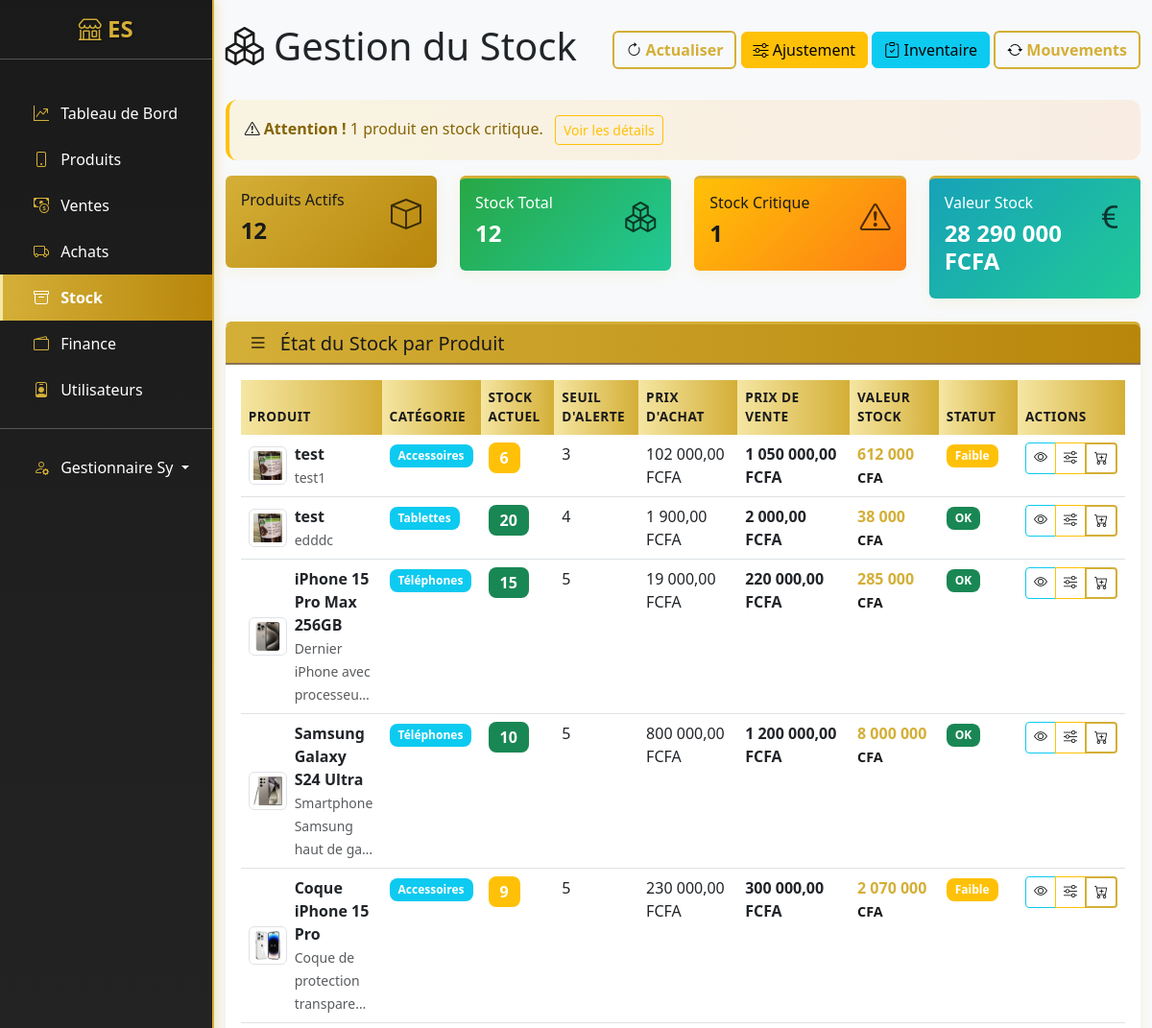
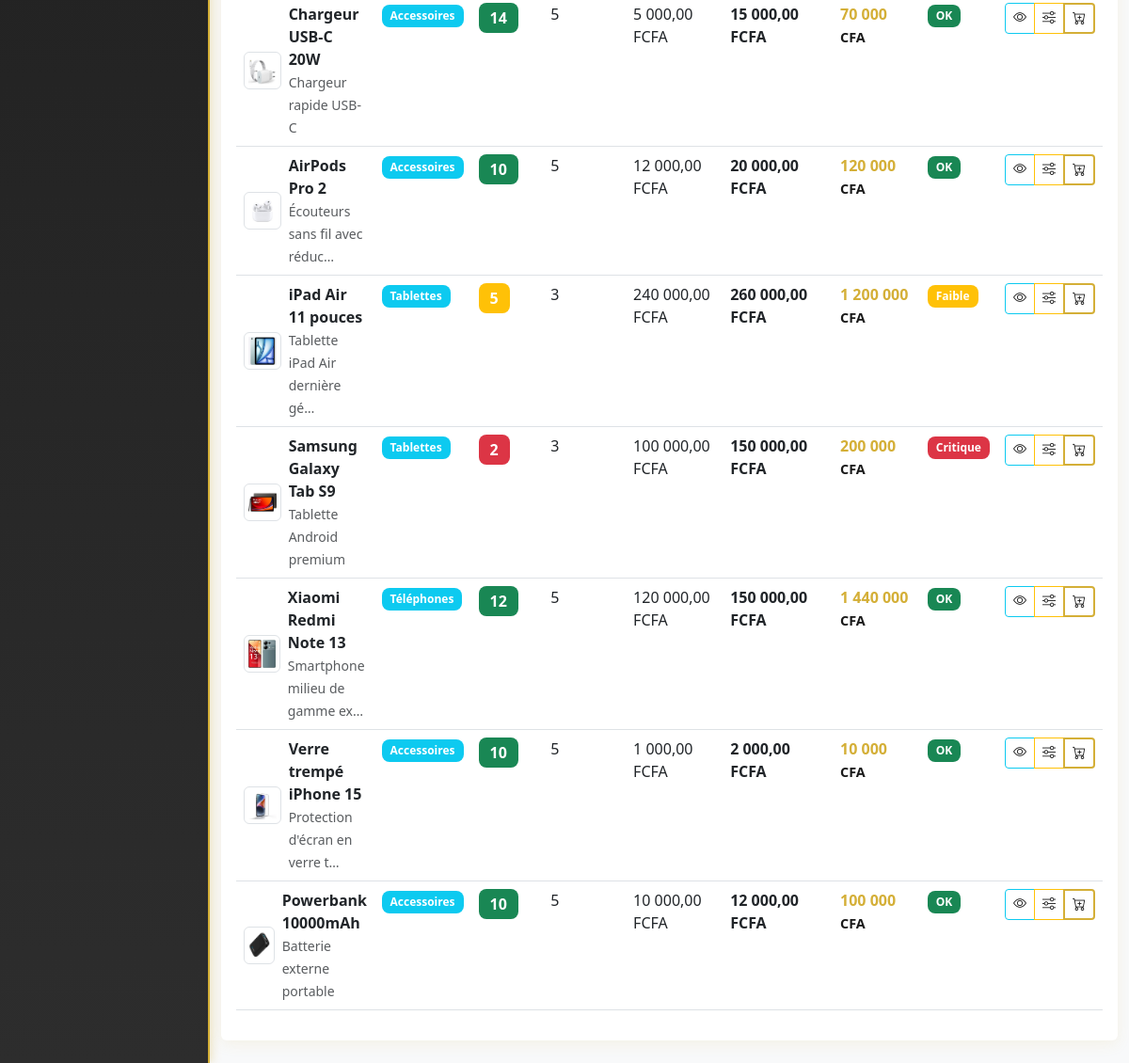
Page /stock/ (signed in) on the committed database (2 pictures, top to bottom).
### apps/users/models.py (models this page shows, shortened)
class User(AbstractUser):
    ROLE_CHOICES = [
        ('admin', 'Administrateur'),
        ('manager', 'Gestionnaire'),
        ('cashier', 'Caissier'),
    ]
    email = models.EmailField(unique=True)
    telephone = models.CharField(max_length=15, blank=True)
    role = models.CharField(max_length=20, choices=ROLE_CHOICES, default='Administrateur')
    date_creation = models.DateTimeField(auto_now_add=True)
    USERNAME_FIELD = 'username'
    REQUIRED_FIELDS = ['email']
    class Meta:
        verbose_name = "Utilisateur"
        verbose_name_plural = "Utilisateurs"

### apps/produits/models.py (models this page shows, shortened)
class Produit(models.Model):
    nom = models.CharField(max_length=200)
    slug = models.SlugField(unique=True, blank=True)
    categorie = models.ForeignKey(Categorie, on_delete=models.CASCADE, related_name='produits')
    description = models.TextField(blank=True)
    prix_achat = models.DecimalField(max_digits=10, decimal_places=2, default=0)
    prix_vente = models.DecimalField(max_digits=10, decimal_places=2)
    quantite_stock = models.PositiveIntegerField(default=0)
    seuil_alerte = models.PositiveIntegerField(default=5, help_text="Quantité minimum avant alerte")
    date_ajout = models.DateTimeField(auto_now_add=True)
    image = models.ImageField(upload_to='produits/', blank=True, null=True)
    actif = models.BooleanField(default=True)
    class Meta:
        verbose_name = "Produit"
        verbose_name_plural = "Produits"
        ordering = ['-date_ajout']
    @property
    def stock_critique(self):
        return self.quantite_stock <= self.seuil_alerte

class Categorie(models.Model):
    nom = models.CharField(max_length=100, unique=True)
    description = models.TextField(blank=True)
    date_creation = models.DateTimeField(auto_now_add=True)
    class Meta:
        verbose_name = "Catégorie"
        verbose_name_plural = "Catégories"
        ordering = ['nom']

### apps/stock/views.py (the view)
# urls.py: path('', views.StockListView.as_view(), name='list'),
class StockListView(LoginRequiredMixin, ListView):
    model = Produit
    template_name = 'stock/list.html'
    context_object_name = 'produits'
    paginate_by = 20
    def get_queryset(self):
        queryset = Produit.objects.filter(actif=True).select_related('categorie')
        query = self.request.GET.get('q')
        if query:
            queryset = queryset.filter(
                Q(nom__icontains=query) |
                Q(description__icontains=query) |
                Q(categorie__nom__icontains=query)
            )
        categorie_id = self.request.GET.get('categorie')
        if categorie_id:
            queryset = queryset.filter(categorie_id=categorie_id)
        return queryset
    def get_context_data(self, **kwargs):
        context = super().get_context_data(**kwargs)
        context['stock_critique'] = Produit.objects.filter(
            actif=True, quantite_stock__lte=F('seuil_alerte')
        )
        valeur_stock = Produit.objects.filter(actif=True).aggregate(
            total=Sum(F('quantite_stock') * F('prix_vente'))
        )['total'] or 0
        context['valeur_stock'] = valeur_stock
        return context

### templates/stock/list.html (shortened to what this page needs)
{% extends 'base.html' %}
{% load math_filters %}
{% load humanize %}
{% block content %}
<div class="d-flex justify-content-between align-items-center mb-4">
    <h1><i class="bi bi-boxes"></i> Gestion du Stock</h1>
    <div>
        <button class="btn btn-outline-primary" onclick="location.reload()">
            <i class="bi bi-arrow-clockwise"></i> Actualiser
        </button>
        {% if user.role in 'admin,manager' %}
        <a href="{% url 'stock:ajustement' %}" class="btn btn-warning">
            <i class="bi bi-sliders" style="color: black;"></i> Ajustement
        </a>
        <a href="{% url 'stock:inventaire_create' %}" class="btn btn-info">
            <i class="bi bi-clipboard-check" style="color: black;"></i> Inventaire
        </a>
        {% endif %}
        <a href="{% url 'stock:mouvements' %}" class="btn btn-outline-primary">
            <i class="bi bi-arrow-repeat" style="color: black;"></i> Mouvements
        </a>
    </div>
</div>
{% if stock_critique %}
<div class="alert alert-warning">
    <i class="bi bi-exclamation-triangle"></i>
    <strong>Attention !</strong> {{ stock_critique.count }} produit{{ stock_critique.count|pluralize }} en stock critique.
    <button class="btn btn-sm btn-outline-warning ms-2" type="button" data-bs-toggle="collapse" data-bs-target="#stockCritique">
        Voir les détails
    </button>
</div>
{% endif %}
<div class="row mb-4">
    <div class="col-md-3">
        <div class="card bg-primary text-white">
            <div class="card-body">
                <div class="d-flex justify-content-between">
                    <div>
                        <h6>Produits Actifs</h6>
                        <h4 style="font-weight: 900;">{{ produits.count }}</h4>
                    </div>
                    <i class="bi bi-box" style="font-size: 2rem; opacity: 0.7; color: black;"></i>
                </div>
            </div>
        </div>
    </div>
    <div class="col-md-3">
        <div class="card bg-success text-white">
            <div class="card-body">
                <div class="d-flex justify-content-between">
                    <div>
                        <h6>Stock Total</h6>
                        <h4 style="font-weight: 900;">{{ produits|length }}</h4>
                    </div>
                    <i class="bi bi-boxes" style="font-size: 2rem; opacity: 0.7; color: black;"></i>
                </div>
            </div>
        </div>
    </div>
    <div class="col-md-3">
        <div class="card bg-warning text-dark">
            <div class="card-body">
                <div class="d-flex justify-content-between">
                    <div>
                        <h6>Stock Critique</h6>
                        <h4 style="font-weight: 900;">{{ stock_critique.count|default:0 }}</h4>
                    </div>
                    <i class="bi bi-exclamation-triangle" style="font-size: 2rem; opacity: 0.7; color: black;"></i>
                </div>
            </div>
        </div>
    </div>
    <div class="col-md-3">
        <div class="card bg-info text-white">
            <div class="card-body">
                <div class="d-flex justify-content-between">
                    <div>
                        <h6>Valeur Stock</h6>
                        <h4 style="font-weight: 900;">{{ valeur_stock|default:"0"|floatformat:0|intcomma }} FCFA</h4>
                    </div>
                    <i class="bi bi-currency-euro" style="font-size: 2rem; opacity: 0.7; color: black;"></i>
                </div>
            </div>
        </div>
    </div>
</div>
<div class="card">
    <div class="card-header">
        <h5 class="card-title mb-0">
            <i class="bi bi-list p-2" style="color: black;"></i> État du Stock par Produit
        </h5>
    </div>
    <div class="card-body">
        <div class="table-responsive">
            <table class="table table-hover">
                <thead>
                    <tr>
                        <th>Produit</th>
                        <th>Catégorie</th>
                        <th>Stock Actuel</th>
                        <th>Seuil d'Alerte</th>
                        <th>Prix d'Achat</th>
                        <th>Prix de Vente</th>
                        <th>Valeur Stock</th>
                        <th>Statut</th>
                        <th>Actions</th>
                    </tr>
                </thead>
                <tbody>
                    {% for produit in produits %}
                    <tr>
                        <td>
                            <div class="d-flex align-items-center">
                                {% if produit.image %}
                                <img src="{{ produit.image.url }}" alt="{{ produit.nom }}" class="img-thumbnail me-2" style="width: 40px; height: 40px; object-fit: cover;">
                                {% endif %}
                                <div>
                                    <strong>{{ produit.nom }}</strong>
                                    {% if produit.description %}
                                    <br><small class="text-muted">{{ produit.description|truncatechars:30 }}</small>
                                    {% endif %}
                                </div>
                            </div>
                        </td>
                        <td>
                            <span class="badge bg-info">{{ produit.categorie.nom }}</span>
                        </td>
                        <td>
                            <span class="badge {% if produit.stock_critique %}bg-danger{% elif produit.quantite_stock < 10 %}bg-warning{% else %}bg-success{% endif %} fs-6">
                                {{ produit.quantite_stock }}
                            </span>
                        </td>
                        <td>{{ produit.seuil_alerte }}</td>
                        <td>{{ produit.prix_achat|intcomma }} FCFA</td>
                        <td><strong>{{ produit.prix_vente|intcomma }} FCFA</strong></td>
                        <td>
                            {% load math_filters %}
                            <strong class="montant-cfa">{{ produit.prix_achat|mul:produit.quantite_stock|floatformat:0|intcomma }}</strong>
                        </td>
                        <td>
                            {% if produit.stock_critique %}
                            <span class="badge bg-danger">Critique</span>
                            {% elif produit.quantite_stock < 10 %}
                            <span class="badge bg-warning">Faible</span>
                            {% else %}
                            <span class="badge bg-success">OK</span>
                            {% endif %}
                        </td>
                        <td>
                            <div class="btn-group btn-group-sm">
                                <a href="{% url 'produits:detail' produit.slug %}" class="btn btn-outline-info" title="Voir">
                                    <i class="bi bi-eye"></i>
                                </a>
                                {% if user.role in 'admin,manager' %}
                                <a href="{% url 'stock:ajustement' %}?produit={{ produit.id }}" class="btn btn-outline-warning" title="Ajuster">
                                    <i class="bi bi-sliders"></i>
                                </a>
                                <a href="{% url 'achats:create' %}?produit={{ produit.id }}" class="btn btn-outline-primary" title="Commander">
                                    <i class="bi bi-cart-plus"></i>
                                </a>
                                {% endif %}
                            </div>
                        </td>
                    </tr>
                    {% endfor %}
                </tbody>
            </table>
        </div>
    </div>
</div>
{% endblock %}

### templates/base.html (shortened to what this page needs)
<!DOCTYPE html>
<html lang="fr">
<head>
    <link href="https://cdn.jsdelivr.net/npm/bootstrap@5.3.0/dist/css/bootstrap.min.css" rel="stylesheet">
    <link rel="stylesheet" href="https://cdn.jsdelivr.net/npm/bootstrap-icons@1.11.0/font/bootstrap-icons.css">
    {% load static %}
    <link rel="stylesheet" href="{% static 'css/custom.css' %}">
</head>
<body>
    <div id="wrapper">
        <div class="d-md-flex">
            <nav id="sidebar" class="text-white collapse d-md-block" style="width: 250px; min-height: 100vh;">
                <div class="position-sticky">
                    <div class="py-3">
                        <h4 class="text-center">
                            <i class="logo bi-shop"></i> ES
                        </h4>
                        <hr>
                    </div>
                    <div class="nav flex-column">
                        <a href="{% url 'dashboard:index' %}" class="nav-link text-white {% if request.resolver_match.app_name == 'dashboard' %}active{% endif %}">
                            <i class="logo bi-graph-up-arrow px-2"></i> Tableau de Bord
                        </a>
                        <a href="{% url 'produits:list' %}" class="nav-link text-white {% if request.resolver_match.app_name == 'produits' %}active{% endif %}">
                            <i class="logo bi-phone px-2"></i> Produits
                        </a>
                        <a href="{% url 'ventes:list' %}" class="nav-link text-white {% if request.resolver_match.app_name == 'ventes' %}active{% endif %}">
                            <i class="logo bi-cash-coin px-2"></i> Ventes
                        </a>
                        <a href="{% url 'achats:list' %}" class="nav-link text-white {% if request.resolver_match.app_name == 'achats' %}active{% endif %}">
                            <i class="logo bi-truck px-2"></i> Achats
                        </a>
                        <a href="{% url 'stock:list' %}" class="nav-link text-white {% if request.resolver_match.app_name == 'stock' %}active{% endif %}">
                            <i class="logo bi-archive px-2"></i> Stock
                        </a>
                        <a href="{% url 'finance:overview' %}" class="nav-link text-white {% if request.resolver_match.app_name == 'finance' %}active{% endif %}">
                            <i class="logo bi-wallet2 px-2"></i> Finance
                        </a>
                        {% if user.role in 'admin,manager' %}
                        <a href="{% url 'users:user_list' %}" class="nav-link text-white {% if request.resolver_match.app_name == 'users' %}active{% endif %}">
                            <i class="logo bi-person-badge px-2"></i> Utilisateurs
                        </a>
                        {% endif %}
                        <hr>
                        <div class="dropdown">
                            <a class="nav-link text-white dropdown-toggle" href="#" role="button" data-bs-toggle="dropdown">
                                <i class="logo bi-person-gear px-2"></i> {{ user.get_full_name|default:user.username }}
                            </a>
                        </div>
                    </div>
                </div>
            </nav>
            <main class="flex-fill">
                <div class="container-fluid py-4">
                    {% block content %}{% endblock %}
                </div>
            </main>
        </div>
    </div>
    {% load static %}
</body>
</html>

### rows in the picture
User: get_full_name "Gestionnaire Sy"
Produit: image (picture), nom "test", description "test1", categorie.nom "Accessoires", quantite_stock "6", seuil_alerte "3", prix_achat "102 000,00", prix_vente "1 050 000,00", prix_achat|mul "612 000", shows "Faible"
Produit: image (picture), nom "test", description "edddc", categorie.nom "Tablettes", quantite_stock "20", seuil_alerte "4", prix_achat "1 900,00", prix_vente "2 000,00", prix_achat|mul "38 000", shows "OK"
Produit: image (picture), nom "iPhone 15 Pro Max 256GB", description "Dernier iPhone avec processeu…", categorie.nom "Téléphones", quantite_stock "15", seuil_alerte "5", prix_achat "19 000,00", prix_vente "220 000,00", prix_achat|mul "285 000", shows "OK"
Produit: image (picture), nom "Samsung Galaxy S24 Ultra", description "Smartphone Samsung haut de ga…", categorie.nom "Téléphones", quantite_stock "10", seuil_alerte "5", prix_achat "800 000,00", prix_vente "1 200 000,00", prix_achat|mul "8 000 000", shows "OK"
Produit: image (picture), nom "Coque iPhone 15 Pro", description "Coque de protection transpare…", categorie.nom "Accessoires", quantite_stock "9", seuil_alerte "5", prix_achat "230 000,00", prix_vente "300 000,00", prix_achat|mul "2 070 000", shows "Faible"
Produit: image (picture), nom "Chargeur USB-C 20W", description "Chargeur rapide USB-C", categorie.nom "Accessoires", quantite_stock "14", seuil_alerte "5", prix_achat "5 000,00", prix_vente "15 000,00", prix_achat|mul "70 000", shows "OK"
Produit: image (picture), nom "AirPods Pro 2", description "Écouteurs sans fil avec réduc…", categorie.nom "Accessoires", quantite_stock "10", seuil_alerte "5", prix_achat "12 000,00", prix_vente "20 000,00", prix_achat|mul "120 000", shows "OK"
Produit: image (picture), nom "iPad Air 11 pouces", description "Tablette iPad Air dernière gé…", categorie.nom "Tablettes", quantite_stock "5", seuil_alerte "3", prix_achat "240 000,00", prix_vente "260 000,00", prix_achat|mul "1 200 000", shows "Faible"
Produit: image (picture), nom "Samsung Galaxy Tab S9", description "Tablette Android premium", categorie.nom "Tablettes", quantite_stock "2", seuil_alerte "3", prix_achat "100 000,00", prix_vente "150 000,00", prix_achat|mul "200 000", shows "Critique"
Produit: image (picture), nom "Xiaomi Redmi Note 13", description "Smartphone milieu de gamme ex…", categorie.nom "Téléphones", quantite_stock "12", seuil_alerte "5", prix_achat "120 000,00", prix_vente "150 000,00", prix_achat|mul "1 440 000", shows "OK"
Produit: image (picture), nom "Verre trempé iPhone 15", description "Protection d'écran en verre t…", categorie.nom "Accessoires", quantite_stock "10", seuil_alerte "5", prix_achat "1 000,00", prix_vente "2 000,00", prix_achat|mul "10 000", shows "OK"
Produit: image (picture), nom "Powerbank 10000mAh", description "Batterie externe portable", categorie.nom "Accessoires", quantite_stock "10", seuil_alerte "5", prix_achat "10 000,00", prix_vente "12 000,00", prix_achat|mul "100 000", shows "OK"

### other values in the picture
{{ stock_critique.count }} "1"
{{ produits.count }} "12"
{{ produits|length }} "12"
{{ stock_critique.count|default:0 }} "1"
{{ valeur_stock|default:"0"|floatformat:0|intcomma }} "28 290 000"
